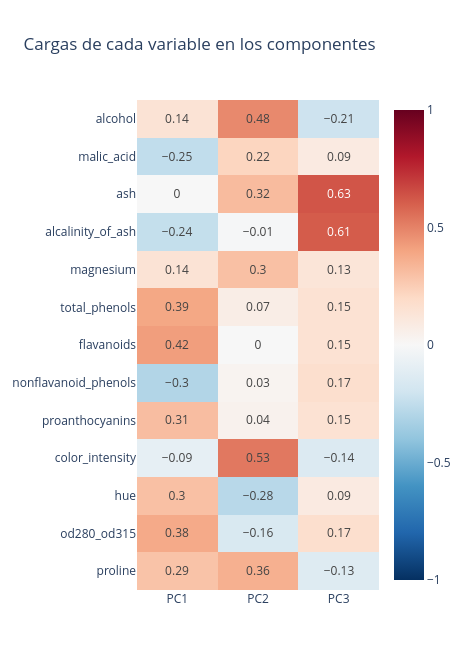

Notebook code cell kept with this figure:
### Markdown cell above
---
# 5️⃣ Cargas: ponerle nombre a los componentes (25 min)

Un componente es una **mezcla** de las 13 medidas. Para que sirva al laboratorio hay que **traducirlo a lenguaje de enólogo**: ¿qué tipo de vino tiene un PC1 alto?

### Code cell
# Mapa de calor de las cargas de los primeros 3 componentes
# Pista: plot_cargas(pca_vinos, columnas, n_componentes=3)
# ✍️ Tu código aquí
plot_cargas(pca_vinos, columnas, n_componentes=3)

### Figure 1 — Plotly figure (JSON) as saved in the notebook; plotly's stock layout.template omitted (floating-point values rounded to 4 significant figures)
{"data": [{"coloraxis": "coloraxis", "hovertemplate": "x: %{x}<br>y: %{y}<br>color: %{z}<extra></extra>", "name": "0", "texttemplate": "%{z}", "type": "heatmap", "x": ["PC1", "PC2", "PC3"], "xaxis": "x", "y": ["alcohol", "malic_acid", "ash", "alcalinity_of_ash", "magnesium", "total_phenols", "flavanoids", "nonflavanoid_phenols", "proanthocyanins", "color_intensity", "hue", "od280_od315", "proline"], "yaxis": "y", "z": [[0.14, 0.48, -0.21], [-0.25, 0.22, 0.09], [-0.0, 0.32, 0.63], [-0.24, -0.01, 0.61], [0.14, 0.3, 0.13], [0.39, 0.07, 0.15], [0.42, -0.0, 0.15], [-0.3, 0.03, 0.17], [0.31, 0.04, 0.15], [-0.09, 0.53, -0.14], [0.3, -0.28, 0.09], [0.38, -0.16, 0.17], [0.29, 0.36, -0.13]]}], "layout": {"coloraxis": {"autocolorscale": false, "cmax": 1, "cmin": -1, "colorscale": [[0.0, "rgb(5,48,97)"], [0.1, "rgb(33,102,172)"], [0.2, "rgb(67,147,195)"], [0.3, "rgb(146,197,222)"], [0.4, "rgb(209,229,240)"], [0.5, "rgb(247,247,247)"], [0.6, "rgb(253,219,199)"], [0.7, "rgb(244,165,130)"], [0.8, "rgb(214,96,77)"], [0.9, "rgb(178,24,43)"], [1.0, "rgb(103,0,31)"]]}, "height": 670, "title": {"text": "Cargas de cada variable en los componentes"}, "width": 470, "xaxis": {"anchor": "y", "domain": [0.0, 1.0]}, "yaxis": {"anchor": "x", "autorange": "reversed", "domain": [0.0, 1.0]}}}
